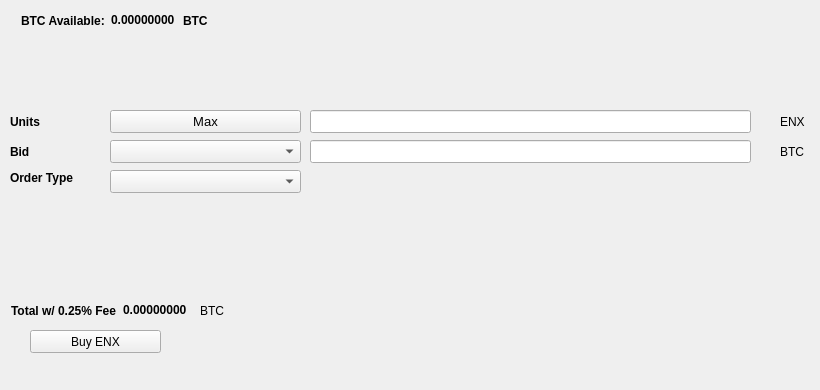
   <widget class="QWidget" name="BuyTab">
    <attribute name="title">
     <string>Buy</string>
    </attribute>
    <widget class="QPushButton" name="BuyENX">
     <property name="geometry">
      <rect>
       <x>30</x>
       <y>330</y>
       <width>131</width>
       <height>23</height>
      </rect>
     </property>
     <property name="text">
      <string>Buy ENX</string>
     </property>
     <property name="icon">
      <iconset resource="../enox.qrc">
       <normaloff>:/icons/bitcoin</normaloff>:/icons/bitcoin</iconset>
     </property>
    </widget>
    <widget class="QLabel" name="label_3">
     <property name="geometry">
      <rect>
       <x>10</x>
       <y>110</y>
       <width>46</width>
       <height>23</height>
      </rect>
     </property>
     <property name="font">
      <font>
       <weight>75</weight>
       <bold>true</bold>
      </font>
     </property>
     <property name="text">
      <string>Units</string>
     </property>
    </widget>
    <widget class="QLineEdit" name="UnitsInput">
     <property name="geometry">
      <rect>
       <x>310</x>
       <y>110</y>
       <width>441</width>
       <height>23</height>
      </rect>
     </property>
     <property name="font">
      <font>
       <pointsize>9</pointsize>
       <weight>75</weight>
       <bold>true</bold>
      </font>
     </property>
    </widget>
    <widget class="QLineEdit" name="BuyBidPriceEdit">
     <property name="geometry">
      <rect>
       <x>310</x>
       <y>140</y>
       <width>441</width>
       <height>23</height>
      </rect>
     </property>
     <property name="font">
      <font>
       <pointsize>9</pointsize>
       <weight>75</weight>
       <bold>true</bold>
      </font>
     </property>
    </widget>
    <widget class="QLabel" name="label_4">
     <property name="geometry">
      <rect>
       <x>780</x>
       <y>110</y>
       <width>31</width>
       <height>23</height>
      </rect>
     </property>
     <property name="text">
      <string>ENX</string>
     </property>
    </widget>
    <widget class="QLabel" name="label_5">
     <property name="geometry">
      <rect>
       <x>780</x>
       <y>140</y>
       <width>31</width>
       <height>23</height>
      </rect>
     </property>
     <property name="text">
      <string>BTC</string>
     </property>
    </widget>
    <widget class="QLabel" name="label_6">
     <property name="geometry">
      <rect>
       <x>10</x>
       <y>140</y>
       <width>46</width>
       <height>23</height>
      </rect>
     </property>
     <property name="font">
      <font>
       <weight>75</weight>
       <bold>true</bold>
      </font>
     </property>
     <property name="text">
      <string>Bid</string>
     </property>
    </widget>
    <widget class="QLabel" name="label_7">
     <property name="geometry">
      <rect>
       <x>10</x>
       <y>170</y>
       <width>91</width>
       <height>16</height>
      </rect>
     </property>
     <property name="font">
      <font>
       <weight>75</weight>
       <bold>true</bold>
      </font>
     </property>
     <property name="text">
      <string>Order Type</string>
     </property>
    </widget>
    <widget class="QPushButton" name="Buy_Max_Amount">
     <property name="geometry">
      <rect>
       <x>110</x>
       <y>110</y>
       <width>191</width>
       <height>23</height>
      </rect>
     </property>
     <property name="font">
      <font>
       <pointsize>10</pointsize>
      </font>
     </property>
     <property name="text">
      <string>Max</string>
     </property>
    </widget>
    <widget class="QComboBox" name="BuyBidcomboBox">
     <property name="geometry">
      <rect>
       <x>110</x>
       <y>140</y>
       <width>191</width>
       <height>23</height>
      </rect>
     </property>
     <property name="font">
      <font>
       <pointsize>10</pointsize>
      </font>
     </property>
    </widget>
    <widget class="QComboBox" name="buyOrdertypeCombo">
     <property name="geometry">
      <rect>
       <x>110</x>
       <y>170</y>
       <width>191</width>
       <height>23</height>
      </rect>
     </property>
     <property name="font">
      <font>
       <pointsize>10</pointsize>
      </font>
     </property>
    </widget>
    <widget class="QWidget" name="layoutWidget1">
     <property name="geometry">
      <rect>
       <x>21</x>
       <y>11</y>
       <width>227</width>
       <height>19</height>
      </rect>
     </property>
     <layout class="QHBoxLayout" name="horizontalLayout_3">
      <item>
       <widget class="QLabel" name="label232">
        <property name="font">
         <font>
          <weight>75</weight>
          <bold>true</bold>
         </font>
        </property>
        <property name="text">
         <string>BTC Available:</string>
        </property>
       </widget>
      </item>
      <item>
       <widget class="QLabel" name="BtcAvailableLbl">
        <property name="palette">
         <palette>
          <active>
           <colorrole role="WindowText">
            <brush brushstyle="SolidPattern">
             <color alpha="255">
              <red>0</red>
              <green>0</green>
              <blue>0</blue>
             </color>
            </brush>
           </colorrole>
           <colorrole role="Button">
            <brush brushstyle="SolidPattern">
             <color alpha="255">
              <red>0</red>
              <green>170</green>
              <blue>0</blue>
             </color>
            </brush>
           </colorrole>
           <colorrole role="Light">
            <brush brushstyle="SolidPattern">
             <color alpha="255">
              <red>0</red>
              <green>255</green>
              <blue>0</blue>
             </color>
            </brush>
           </colorrole>
           <colorrole role="Midlight">
            <brush brushstyle="SolidPattern">
             <color alpha="255">
              <red>0</red>
              <green>212</green>
              <blue>0</blue>
             </color>
            </brush>
           </colorrole>
           <colorrole role="Dark">
            <brush brushstyle="SolidPattern">
             <color alpha="255">
              <red>0</red>
              <green>85</green>
              <blue>0</blue>
             </color>
            </brush>
           </colorrole>
           <colorrole role="Mid">
            <brush brushstyle="SolidPattern">
             <color alpha="255">
              <red>0</red>
              <green>113</green>
              <blue>0</blue>
             </color>
            </brush>
           </colorrole>
           <colorrole role="Text">
            <brush brushstyle="SolidPattern">
             <color alpha="255">
              <red>0</red>
              <green>170</green>
              <blue>0</blue>
             </color>
            </brush>
           </colorrole>
           <colorrole role="BrightText">
            <brush brushstyle="SolidPattern">
             <color alpha="255">
              <red>255</red>
              <green>255</green>
              <blue>255</blue>
             </color>
            </brush>
           </colorrole>
           <colorrole role="ButtonText">
            <brush brushstyle="SolidPattern">
             <color alpha="255">
              <red>0</red>
              <green>0</green>
              <blue>0</blue>
             </color>
            </brush>
           </colorrole>
           <colorrole role="Base">
            <brush brushstyle="SolidPattern">
             <color alpha="255">
              <red>255</red>
              <green>255</green>
              <blue>255</blue>
             </color>
            </brush>
           </colorrole>
           <colorrole role="Window">
            <brush brushstyle="SolidPattern">
             <color alpha="255">
              <red>0</red>
              <green>170</green>
              <blue>0</blue>
             </color>
            </brush>
           </colorrole>
           <colorrole role="Shadow">
            <brush brushstyle="SolidPattern">
             <color alpha="255">
              <red>0</red>
              <green>0</green>
              <blue>0</blue>
             </color>
            </brush>
           </colorrole>
           <colorrole role="AlternateBase">
            <brush brushstyle="SolidPattern">
             <color alpha="255">
              <red>127</red>
              <green>212</green>
              <blue>127</blue>
             </color>
            </brush>
           </colorrole>
           <colorrole role="ToolTipBase">
            <brush brushstyle="SolidPattern">
             <color alpha="255">
              <red>255</red>
              <green>255</green>
              <blue>220</blue>
             </color>
            </brush>
           </colorrole>
           <colorrole role="ToolTipText">
            <brush brushstyle="SolidPattern">
             <color alpha="255">
              <red>0</red>
              <green>0</green>
              <blue>0</blue>
             </color>
            </brush>
           </colorrole>
          </active>
          <inactive>
           <colorrole role="WindowText">
            <brush brushstyle="SolidPattern">
             <color alpha="255">
              <red>0</red>
              <green>0</green>
              <blue>0</blue>
             </color>
            </brush>
           </colorrole>
           <colorrole role="Button">
            <brush brushstyle="SolidPattern">
             <color alpha="255">
              <red>0</red>
              <green>170</green>
              <blue>0</blue>
             </color>
            </brush>
           </colorrole>
           <colorrole role="Light">
            <brush brushstyle="SolidPattern">
             <color alpha="255">
              <red>0</red>
              <green>255</green>
              <blue>0</blue>
             </color>
            </brush>
           </colorrole>
           <colorrole role="Midlight">
            <brush brushstyle="SolidPattern">
             <color alpha="255">
              <red>0</red>
              <green>212</green>
              <blue>0</blue>
             </color>
            </brush>
           </colorrole>
           <colorrole role="Dark">
            <brush brushstyle="SolidPattern">
             <color alpha="255">
              <red>0</red>
              <green>85</green>
              <blue>0</blue>
             </color>
            </brush>
           </colorrole>
           <colorrole role="Mid">
            <brush brushstyle="SolidPattern">
             <color alpha="255">
              <red>0</red>
              <green>113</green>
              <blue>0</blue>
             </color>
            </brush>
           </colorrole>
           <colorrole role="Text">
            <brush brushstyle="SolidPattern">
             <color alpha="255">
              <red>0</red>
              <green>170</green>
              <blue>0</blue>
             </color>
            </brush>
           </colorrole>
           <colorrole role="BrightText">
            <brush brushstyle="SolidPattern">
             <color alpha="255">
              <red>255</red>
              <green>255</green>
              <blue>255</blue>
             </color>
            </brush>
           </colorrole>
           <colorrole role="ButtonText">
            <brush brushstyle="SolidPattern">
             <color alpha="255">
              <red>0</red>
              <green>0</green>
              <blue>0</blue>
             </color>
            </brush>
           </colorrole>
           <colorrole role="Base">
            <brush brushstyle="SolidPattern">
             <color alpha="255">
              <red>255</red>
              <green>255</green>
              <blue>255</blue>
             </color>
            </brush>
           </colorrole>
           <colorrole role="Window">
            <brush brushstyle="SolidPattern">
             <color alpha="255">
              <red>0</red>
              <green>170</green>
              <blue>0</blue>
             </color>
            </brush>
           </colorrole>
           <colorrole role="Shadow">
            <brush brushstyle="SolidPattern">
             <color alpha="255">
              <red>0</red>
              <green>0</green>
              <blue>0</blue>
             </color>
            </brush>
           </colorrole>
           <colorrole role="AlternateBase">
            <brush brushstyle="SolidPattern">
             <color alpha="255">
              <red>127</red>
              <green>212</green>
              <blue>127</blue>
             </color>
            </brush>
           </colorrole>
           <colorrole role="ToolTipBase">
            <brush brushstyle="SolidPattern">
             <color alpha="255">
              <red>255</red>
              <green>255</green>
              <blue>220</blue>
             </color>
            </brush>
           </colorrole>
           <colorrole role="ToolTipText">
            <brush brushstyle="SolidPattern">
             <color alpha="255">
              <red>0</red>
              <green>0</green>
              <blue>0</blue>
             </color>
            </brush>
           </colorrole>
          </inactive>
          <disabled>
           <colorrole role="WindowText">
            <brush brushstyle="SolidPattern">
             <color alpha="255">
              <red>0</red>
              <green>85</green>
              <blue>0</blue>
             </color>
            </brush>
           </colorrole>
           <colorrole role="Button">
            <brush brushstyle="SolidPattern">
             <color alpha="255">
              <red>0</red>
              <green>170</green>
              <blue>0</blue>
             </color>
            </brush>
           </colorrole>
           <colorrole role="Light">
            <brush brushstyle="SolidPattern">
             <color alpha="255">
              <red>0</red>
              <green>255</green>
              <blue>0</blue>
             </color>
            </brush>
           </colorrole>
           <colorrole role="Midlight">
            <brush brushstyle="SolidPattern">
             <color alpha="255">
              <red>0</red>
              <green>212</green>
              <blue>0</blue>
             </color>
            </brush>
           </colorrole>
           <colorrole role="Dark">
            <brush brushstyle="SolidPattern">
             <color alpha="255">
              <red>0</red>
              <green>85</green>
              <blue>0</blue>
             </color>
            </brush>
           </colorrole>
           <colorrole role="Mid">
            <brush brushstyle="SolidPattern">
             <color alpha="255">
              <red>0</red>
              <green>113</green>
              <blue>0</blue>
             </color>
            </brush>
           </colorrole>
           <colorrole role="Text">
            <brush brushstyle="SolidPattern">
             <color alpha="255">
              <red>0</red>
              <green>85</green>
              <blue>0</blue>
             </color>
            </brush>
           </colorrole>
           <colorrole role="BrightText">
            <brush brushstyle="SolidPattern">
             <color alpha="255">
              <red>255</red>
              <green>255</green>
              <blue>255</blue>
             </color>
            </brush>
           </colorrole>
           <colorrole role="ButtonText">
            <brush brushstyle="SolidPattern">
             <color alpha="255">
              <red>0</red>
              <green>85</green>
              <blue>0</blue>
             </color>
            </brush>
           </colorrole>
           <colorrole role="Base">
            <brush brushstyle="SolidPattern">
             <color alpha="255">
              <red>0</red>
              <green>170</green>
              <blue>0</blue>
             </color>
            </brush>
           </colorrole>
           <colorrole role="Window">
            <brush brushstyle="SolidPattern">
             <color alpha="255">
              <red>0</red>
              <green>170</green>
              <blue>0</blue>
             </color>
            </brush>
           </colorrole>
           <colorrole role="Shadow">
            <brush brushstyle="SolidPattern">
             <color alpha="255">
              <red>0</red>
              <green>0</green>
              <blue>0</blue>
             </color>
            </brush>
           </colorrole>
           <colorrole role="AlternateBase">
            <brush brushstyle="SolidPattern">
             <color alpha="255">
              <red>0</red>
              <green>170</green>
              <blue>0</blue>
             </color>
            </brush>
           </colorrole>
           <colorrole role="ToolTipBase">
            <brush brushstyle="SolidPattern">
             <color alpha="255">
              <red>255</red>
              <green>255</green>
              <blue>220</blue>
             </color>
            </brush>
           </colorrole>
           <colorrole role="ToolTipText">
            <brush brushstyle="SolidPattern">
             <color alpha="255">
              <red>0</red>
              <green>0</green>
              <blue>0</blue>
             </color>
            </brush>
           </colorrole>
          </disabled>
         </palette>
        </property>
        <property name="font">
         <font>
          <weight>75</weight>
          <bold>true</bold>
         </font>
        </property>
        <property name="text">
         <string>0.00000000</string>
        </property>
        <property name="textInteractionFlags">
         <set>Qt::LinksAccessibleByMouse|Qt::TextSelectableByKeyboard|Qt::TextSelectableByMouse</set>
        </property>
       </widget>
      </item>
      <item>
       <widget class="QLabel" name="BtcAvailableLbl_2">
        <property name="font">
         <font>
          <weight>75</weight>
          <bold>true</bold>
         </font>
        </property>
        <property name="text">
         <string>BTC</string>
        </property>
       </widget>
      </item>
     </layout>
    </widget>
    <widget class="QWidget" name="layoutWidge2">
     <property name="geometry">
      <rect>
       <x>11</x>
       <y>301</y>
       <width>259</width>
       <height>19</height>
      </rect>
     </property>
     <layout class="QHBoxLayout" name="horizontalLayout_4">
      <item>
       <widget class="QLabel" name="label_9">
        <property name="font">
         <font>
          <weight>75</weight>
          <bold>true</bold>
         </font>
        </property>
        <property name="text">
         <string>Total w/ 0.25% Fee</string>
        </property>
       </widget>
      </item>
      <item>
       <widget class="QLabel" name="BuyCostLabel">
        <property name="palette">
         <palette>
          <active>
           <colorrole role="WindowText">
            <brush brushstyle="SolidPattern">
             <color alpha="255">
              <red>0</red>
              <green>0</green>
              <blue>0</blue>
             </color>
            </brush>
           </colorrole>
           <colorrole role="Button">
            <brush brushstyle="SolidPattern">
             <color alpha="255">
              <red>0</red>
              <green>170</green>
              <blue>0</blue>
             </color>
            </brush>
           </colorrole>
           <colorrole role="Light">
            <brush brushstyle="SolidPattern">
             <color alpha="255">
              <red>0</red>
              <green>255</green>
              <blue>0</blue>
             </color>
            </brush>
           </colorrole>
           <colorrole role="Midlight">
            <brush brushstyle="SolidPattern">
             <color alpha="255">
              <red>0</red>
              <green>212</green>
              <blue>0</blue>
             </color>
            </brush>
           </colorrole>
           <colorrole role="Dark">
            <brush brushstyle="SolidPattern">
             <color alpha="255">
              <red>0</red>
              <green>85</green>
              <blue>0</blue>
             </color>
            </brush>
           </colorrole>
           <colorrole role="Mid">
            <brush brushstyle="SolidPattern">
             <color alpha="255">
              <red>0</red>
              <green>113</green>
              <blue>0</blue>
             </color>
            </brush>
           </colorrole>
           <colorrole role="Text">
            <brush brushstyle="SolidPattern">
             <color alpha="255">
              <red>0</red>
              <green>170</green>
              <blue>0</blue>
             </color>
            </brush>
           </colorrole>
           <colorrole role="BrightText">
            <brush brushstyle="SolidPattern">
             <color alpha="255">
              <red>255</red>
              <green>255</green>
              <blue>255</blue>
             </color>
            </brush>
           </colorrole>
           <colorrole role="ButtonText">
            <brush brushstyle="SolidPattern">
             <color alpha="255">
              <red>0</red>
              <green>0</green>
              <blue>0</blue>
             </color>
            </brush>
           </colorrole>
           <colorrole role="Base">
            <brush brushstyle="SolidPattern">
             <color alpha="255">
              <red>255</red>
              <green>255</green>
              <blue>255</blue>
             </color>
            </brush>
           </colorrole>
           <colorrole role="Window">
            <brush brushstyle="SolidPattern">
             <color alpha="255">
              <red>0</red>
              <green>170</green>
              <blue>0</blue>
             </color>
            </brush>
           </colorrole>
           <colorrole role="Shadow">
            <brush brushstyle="SolidPattern">
             <color alpha="255">
              <red>0</red>
              <green>0</green>
              <blue>0</blue>
             </color>
            </brush>
           </colorrole>
           <colorrole role="AlternateBase">
            <brush brushstyle="SolidPattern">
             <color alpha="255">
              <red>127</red>
              <green>212</green>
              <blue>127</blue>
             </color>
            </brush>
           </colorrole>
           <colorrole role="ToolTipBase">
            <brush brushstyle="SolidPattern">
             <color alpha="255">
              <red>255</red>
              <green>255</green>
              <blue>220</blue>
             </color>
            </brush>
           </colorrole>
           <colorrole role="ToolTipText">
            <brush brushstyle="SolidPattern">
             <color alpha="255">
              <red>0</red>
              <green>0</green>
              <blue>0</blue>
             </color>
            </brush>
           </colorrole>
          </active>
          <inactive>
           <colorrole role="WindowText">
            <brush brushstyle="SolidPattern">
             <color alpha="255">
              <red>0</red>
              <green>0</green>
              <blue>0</blue>
             </color>
            </brush>
           </colorrole>
           <colorrole role="Button">
            <brush brushstyle="SolidPattern">
             <color alpha="255">
              <red>0</red>
              <green>170</green>
              <blue>0</blue>
             </color>
            </brush>
           </colorrole>
           <colorrole role="Light">
            <brush brushstyle="SolidPattern">
             <color alpha="255">
              <red>0</red>
              <green>255</green>
              <blue>0</blue>
             </color>
            </brush>
           </colorrole>
           <colorrole role="Midlight">
            <brush brushstyle="SolidPattern">
             <color alpha="255">
              <red>0</red>
              <green>212</green>
              <blue>0</blue>
             </color>
            </brush>
           </colorrole>
           <colorrole role="Dark">
            <brush brushstyle="SolidPattern">
             <color alpha="255">
              <red>0</red>
              <green>85</green>
              <blue>0</blue>
             </color>
            </brush>
           </colorrole>
           <colorrole role="Mid">
            <brush brushstyle="SolidPattern">
             <color alpha="255">
              <red>0</red>
              <green>113</green>
              <blue>0</blue>
             </color>
            </brush>
           </colorrole>
           <colorrole role="Text">
            <brush brushstyle="SolidPattern">
             <color alpha="255">
              <red>0</red>
              <green>170</green>
              <blue>0</blue>
             </color>
            </brush>
           </colorrole>
           <colorrole role="BrightText">
            <brush brushstyle="SolidPattern">
             <color alpha="255">
              <red>255</red>
              <green>255</green>
              <blue>255</blue>
             </color>
            </brush>
           </colorrole>
           <colorrole role="ButtonText">
            <brush brushstyle="SolidPattern">
             <color alpha="255">
              <red>0</red>
              <green>0</green>
              <blue>0</blue>
             </color>
            </brush>
           </colorrole>
           <colorrole role="Base">
            <brush brushstyle="SolidPattern">
             <color alpha="255">
              <red>255</red>
              <green>255</green>
              <blue>255</blue>
             </color>
            </brush>
           </colorrole>
           <colorrole role="Window">
            <brush brushstyle="SolidPattern">
             <color alpha="255">
              <red>0</red>
              <green>170</green>
              <blue>0</blue>
             </color>
            </brush>
           </colorrole>
           <colorrole role="Shadow">
            <brush brushstyle="SolidPattern">
             <color alpha="255">
              <red>0</red>
              <green>0</green>
              <blue>0</blue>
             </color>
            </brush>
           </colorrole>
           <colorrole role="AlternateBase">
            <brush brushstyle="SolidPattern">
             <color alpha="255">
              <red>127</red>
              <green>212</green>
              <blue>127</blue>
             </color>
            </brush>
           </colorrole>
           <colorrole role="ToolTipBase">
            <brush brushstyle="SolidPattern">
             <color alpha="255">
              <red>255</red>
              <green>255</green>
              <blue>220</blue>
             </color>
            </brush>
           </colorrole>
           <colorrole role="ToolTipText">
            <brush brushstyle="SolidPattern">
             <color alpha="255">
              <red>0</red>
              <green>0</green>
              <blue>0</blue>
             </color>
            </brush>
           </colorrole>
          </inactive>
          <disabled>
           <colorrole role="WindowText">
            <brush brushstyle="SolidPattern">
             <color alpha="255">
              <red>0</red>
              <green>85</green>
              <blue>0</blue>
             </color>
            </brush>
           </colorrole>
           <colorrole role="Button">
            <brush brushstyle="SolidPattern">
             <color alpha="255">
              <red>0</red>
              <green>170</green>
              <blue>0</blue>
             </color>
            </brush>
           </colorrole>
           <colorrole role="Light">
            <brush brushstyle="SolidPattern">
             <color alpha="255">
              <red>0</red>
              <green>255</green>
              <blue>0</blue>
             </color>
            </brush>
           </colorrole>
           <colorrole role="Midlight">
            <brush brushstyle="SolidPattern">
             <color alpha="255">
              <red>0</red>
              <green>212</green>
              <blue>0</blue>
             </color>
            </brush>
           </colorrole>
           <colorrole role="Dark">
            <brush brushstyle="SolidPattern">
             <color alpha="255">
              <red>0</red>
              <green>85</green>
              <blue>0</blue>
             </color>
            </brush>
           </colorrole>
           <colorrole role="Mid">
            <brush brushstyle="SolidPattern">
             <color alpha="255">
              <red>0</red>
              <green>113</green>
              <blue>0</blue>
             </color>
            </brush>
           </colorrole>
           <colorrole role="Text">
            <brush brushstyle="SolidPattern">
             <color alpha="255">
              <red>0</red>
              <green>85</green>
              <blue>0</blue>
             </color>
            </brush>
           </colorrole>
           <colorrole role="BrightText">
            <brush brushstyle="SolidPattern">
             <color alpha="255">
              <red>255</red>
              <green>255</green>
              <blue>255</blue>
             </color>
            </brush>
           </colorrole>
           <colorrole role="ButtonText">
            <brush brushstyle="SolidPattern">
             <color alpha="255">
              <red>0</red>
              <green>85</green>
              <blue>0</blue>
             </color>
            </brush>
           </colorrole>
           <colorrole role="Base">
            <brush brushstyle="SolidPattern">
             <color alpha="255">
              <red>0</red>
              <green>170</green>
              <blue>0</blue>
             </color>
            </brush>
           </colorrole>
           <colorrole role="Window">
            <brush brushstyle="SolidPattern">
             <color alpha="255">
              <red>0</red>
              <green>170</green>
              <blue>0</blue>
             </color>
            </brush>
           </colorrole>
           <colorrole role="Shadow">
            <brush brushstyle="SolidPattern">
             <color alpha="255">
              <red>0</red>
              <green>0</green>
              <blue>0</blue>
             </color>
            </brush>
           </colorrole>
           <colorrole role="AlternateBase">
            <brush brushstyle="SolidPattern">
             <color alpha="255">
              <red>0</red>
              <green>170</green>
              <blue>0</blue>
             </color>
            </brush>
           </colorrole>
           <colorrole role="ToolTipBase">
            <brush brushstyle="SolidPattern">
             <color alpha="255">
              <red>255</red>
              <green>255</green>
              <blue>220</blue>
             </color>
            </brush>
           </colorrole>
           <colorrole role="ToolTipText">
            <brush brushstyle="SolidPattern">
             <color alpha="255">
              <red>0</red>
              <green>0</green>
              <blue>0</blue>
             </color>
            </brush>
           </colorrole>
          </disabled>
         </palette>
        </property>
        <property name="font">
         <font>
          <weight>75</weight>
          <bold>true</bold>
         </font>
        </property>
        <property name="autoFillBackground">
         <bool>false</bool>
        </property>
        <property name="text">
         <string>0.00000000</string>
        </property>
        <property name="textInteractionFlags">
         <set>Qt::LinksAccessibleByMouse|Qt::TextSelectableByMouse</set>
        </property>
       </widget>
      </item>
      <item>
       <widget class="QLabel" name="label_10">
        <property name="font">
         <font>
          <weight>50</weight>
          <bold>false</bold>
         </font>
        </property>
        <property name="text">
         <string>BTC</string>
        </property>
       </widget>
      </item>
     </layout>
    </widget>
    <widget class="QLabel" name="label_24">
     <property name="geometry">
      <rect>
       <x>460</x>
       <y>300</y>
       <width>281</width>
       <height>81</height>
      </rect>
     </property>
     <property name="text">
      <string/>
     </property>
     <property name="pixmap">
      <pixmap>:/images/bittrex</pixmap>
     </property>
    </widget>
   </widget>
